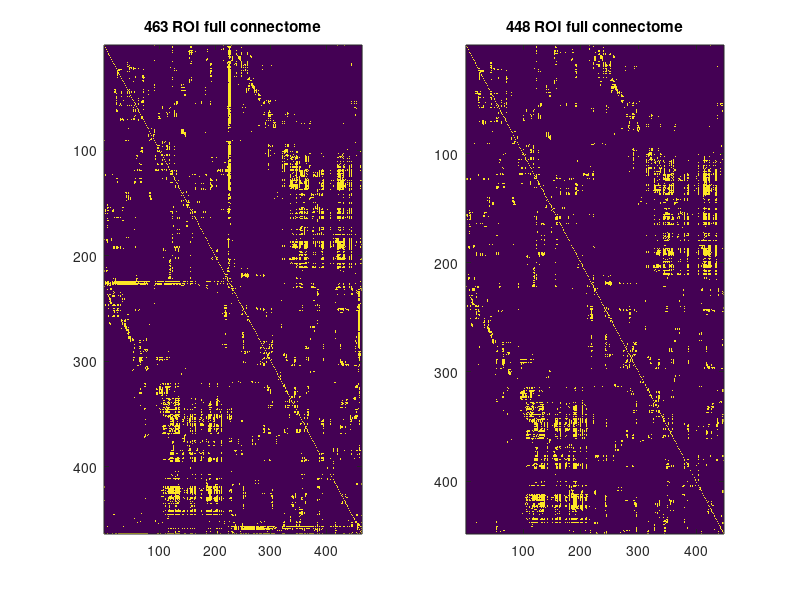

MATLAB code to generate this figure:
% fullConnectome463=logical(squeeze(fullConnectome_p61(1,:,:)));
% fullConnectome448=fullConnectome463(corti_ave_source_labl,corti_ave_source_labl);
% roi448names;
% roi463names=ROI463_texts;

% save("extract_fullconnectome.mat",'fullConnectome463','fullConnectome448',"roi448names",'roi463names');

%% load files
load('extract_fullconnectome.mat')

figure;
subplot(121)
imagesc(fullConnectome463);title('463 ROI full connectome');
subplot(122)
imagesc(fullConnectome448);title('448 ROI full connectome');

